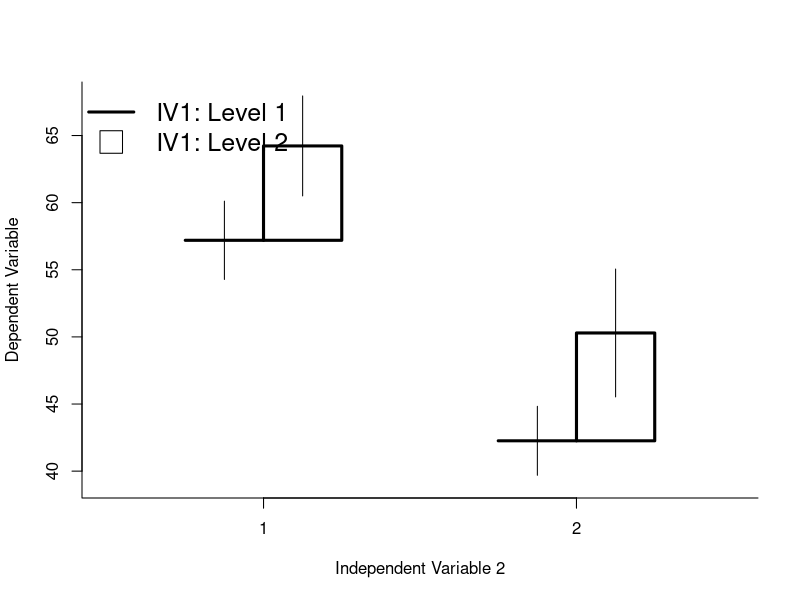

Recreate this plot in R.
## This example code taken from appendix in https://doi.org/10.31234/osf.io/sg37q

dt <- data.frame(subjectID = seq(1,30),DV = rnorm(30,50,20),IV1 = rep(c(1,2),15), IV2 = c(rep(1,15),rep(2,15)))
#dt <- read.csv("YourDataHere.csv",header=T)
#### [1] - HOW TO IMPLEMENT WITH YOUR DATA ####
# Replace DV with your dependent measure (or name your dependent measure "DV")
# Replace IV1 with your independent measure that you want paired in your hats (or name this measure "IV1")
# Assumes only two levels of IV1
# Replace IV2 with your independent measure that you want spaced across the x-axis (or name this measure "IV2")
#
# Also replace label names here to match how you want your axes labeled:
xLab <- "Independent Variable 2"
yLab <- "Dependent Variable"
legendLab <- c("IV1: Level 1","IV1: Level 2")
upsideDownColor <- "gray" #[3] Color to fill hat crown when second part is less than first part - set to "white" if you do not want shading
## Computes means for plotting
# Also computes SD for setting y-axis range and for error bars
# If your design involves within-subjects, see Loftus & Masson (1994) for computing SEM within- subjects
dtMeans <- aggregate(DV ~ IV1 + IV2, dt, mean)
dtSEM <- aggregate(DV ~ IV1 + IV2, dt, sd) #assumes between-subjects effects only 
dtMeans$SEM <- dtSEM$DV / sqrt(length(unique(dt$subjectID)))
dtMeans$hatPos <- as.integer(as.factor(dtMeans$IV1))
dtMeans$xPos <- as.integer(as.factor(dtMeans$IV2))
## Values for setting the range of the y-axis
# Based on recommendations from Witt (in press)
# If data do not fit in graph with this value, increase .75 to greater number
# Should not decrease .75
grandMean <- mean(dtMeans$DV)
grandSD <- mean(dtSEM$DV) * .75 # produces y-axis range of 1.5 SDs (see Witt (in press) for details)
hatWidth <- .25
plot(dtMeans$IV1,dtMeans$DV,ylim=c(grandMean - grandSD,grandMean + grandSD),xlim=c(min(dtMeans$xPos) - (2 * hatWidth),max(dtMeans$xPos) + (2 * hatWidth)),xaxt="n",col="white",bty="l",xlab=xLab,ylab=yLab)
axis(side = 1, at=dtMeans$xPos,labels = dtMeans$IV2)
for (i in unique(dtMeans$xPos)) {
  m1 <- which(dtMeans$xPos == i & dtMeans$hatPos == 1)
  m2 <- which(dtMeans$xPos == i & dtMeans$hatPos == 2) 
  segments(i-hatWidth,dtMeans$DV[m1],i,dtMeans$DV[m1],lwd=3) # Brim of the hat 
  if (dtMeans$DV[m2] > dtMeans$DV[m1]) {
    rect(i,dtMeans$DV[m1],i+hatWidth,dtMeans$DV[m2],lwd=3) # Crown of the hat 
  } else {
    rect(i,dtMeans$DV[m1],i+hatWidth,dtMeans$DV[m2],lwd=3, col=upsideDownColor)
} }
# Crown of
# [2] - Add error bars
dtMeans$semPos <- ifelse(dtMeans$hatPos == 1, dtMeans$xPos - (hatWidth/2), dtMeans$xPos + (hatWidth/2))
for (i in 1:length(dtMeans$semPos)) {
  segments(dtMeans$semPos[i],dtMeans$DV[i] - dtMeans$SEM[i],dtMeans$semPos[i],dtMeans$DV[i] + dtMeans$SEM[i])
}
# Add Legend 
legend("topleft",pch=c(NA,0),lwd=c(3,NA),pt.cex=c(NA,3),cex=1.5,legend=legendLab,bty="n")

